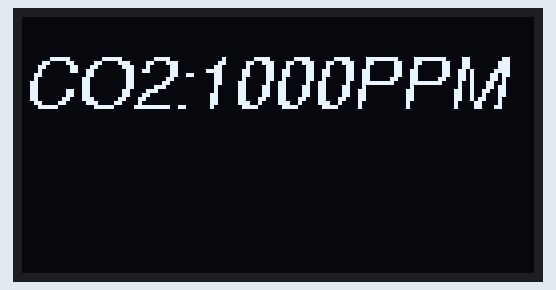
Bench run of a sketch on a simulated Arduino Uno, built with avr-gcc and run on an emulated ATmega328P. On the bench: 128×64 one-colour display. What the sketch prints to the serial monitor is not drawn.

Above: at 0.1 s.

The sketch:

DisplayData.ino
```cpp
// https://itp.nyu.edu/physcomp/lab-oled-screen-display-using-i2c/

#include <Wire.h>
#include <Adafruit_SSD1306.h>
#include <Adafruit_GFX.h>
#include <Fonts/FreeSansOblique9pt7b.h>

const int SCREEN_WIDTH = 128;  // OLED display width, in pixels
const int SCREEN_HEIGHT = 64;  // OLED display height, in pixels

// initialize the display:
Adafruit_SSD1306 display(SCREEN_WIDTH, SCREEN_HEIGHT);

void setup() {
  // initialize serial and wait 3 secs for serial monitor to open:
  Serial.begin(9600);
  if (!Serial) delay(3000);
  // first parameter of begin() sets voltage source.
  // SSD1306_SWITCHCAPVCC is for 3.3V
  // second parameter is I2C address, which is
  // 0x3C, or 3D for some 128x64 modules:
  if (!display.begin(SSD1306_SWITCHCAPVCC, 0x3C)) {
    Serial.println("Display setup failed");
    while (true)
      ;
  }
  Serial.println("Display is good to go");
}

void loop() {
  // int sensorReading = analogRead(A0);
  display.clearDisplay();
  display.setFont(&FreeSansOblique9pt7b);
  display.setTextSize(1);
  display.setTextColor(SSD1306_WHITE);
  display.setCursor(0, 0);
  display.setCursor(0, 22);

  display.print("CO2:");
  display.print("1000PPM");
  // testdrawcircle();

  display.display();
}


void testdrawcircle(void) {
  display.clearDisplay();

  for(int16_t i=0; i<max(display.width(),display.height())/2; i+=2) {
    display.drawCircle(display.width()/2, display.height()/2, i, SSD1306_WHITE);
    display.display();
    delay(1);
  }

  delay(2000);
}
```
